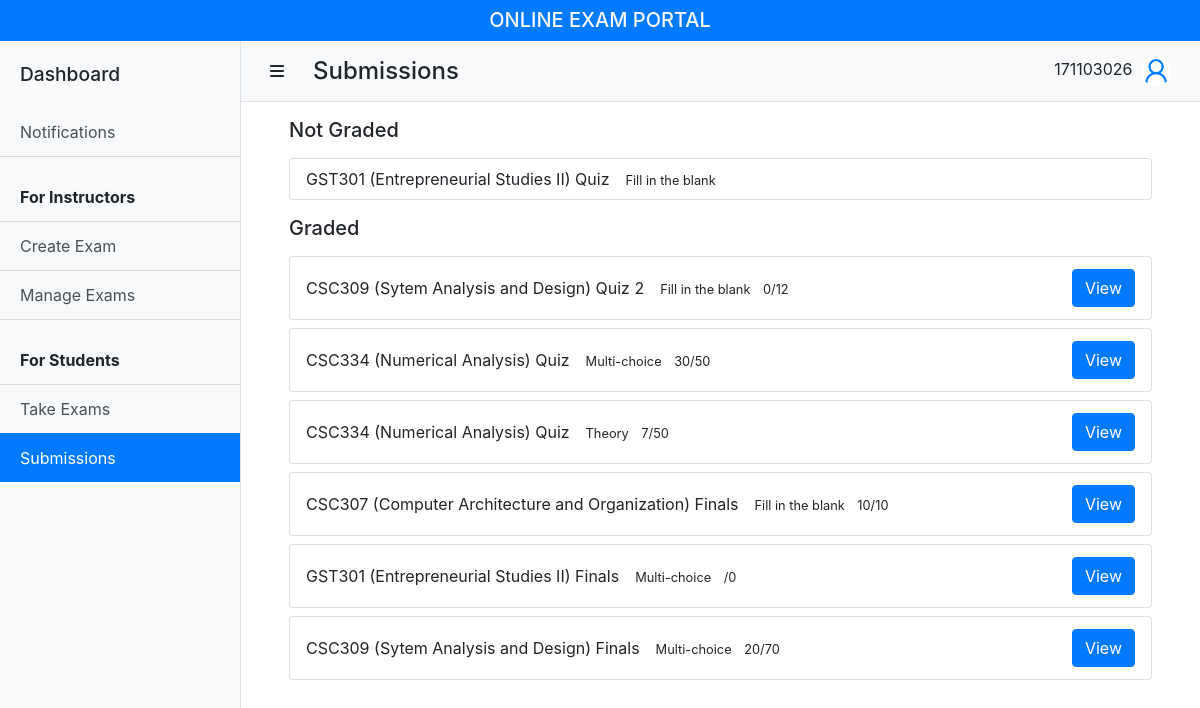
The app's page /submissions/index.php (signed in) with its own data.
### tables this page shows
CREATE TABLE `exam_assignment` (
  `exam_id` int(11) NOT NULL,
  `assignee_id` varchar(16) NOT NULL,
  `total_score` float DEFAULT NULL,
  `status_id` int(11) NOT NULL
);

CREATE TABLE `exam` (
  `exam_id` int(11) NOT NULL,
  `instructor_id` varchar(16) NOT NULL,
  `course_code` varchar(8) NOT NULL,
  `title` varchar(45) NOT NULL,
  `type_id` int(11) NOT NULL,
  `no_of_questions` int(11) NOT NULL,
  `status_id` int(11) NOT NULL DEFAULT 1,
  `invite_prefix` varchar(5) NOT NULL,
  `total_mark` float NOT NULL
);

CREATE TABLE `course` (
  `course_code` varchar(8) NOT NULL,
  `course_name` varchar(256) NOT NULL
);

CREATE TABLE `exam_type` (
  `type_id` int(11) NOT NULL,
  `value` varchar(45) NOT NULL
);

### submissions/index.php (the view, shortened to what this page needs)
<?php
require_once '../connect.php';
$userID = $_SESSION['userID'];
?>
<!DOCTYPE html>
<html lang="en">
<head>
  <link rel="stylesheet" href="https://stackpath.bootstrapcdn.com/bootstrap/4.4.1/css/bootstrap.min.css">
  <link href="../css/simple-sidebar.css" rel="stylesheet">
</head>
<?php
$sql = "SELECT a.*, e.course_code, c.course_name, e.type_id, e.title, e.total_mark, t.value AS type
  FROM exam_assignment a
  INNER JOIN exam e ON a.exam_id = e.exam_id
  INNER JOIN exam_type t ON t.type_id = e.type_id
  INNER JOIN course c ON e.course_code = c.course_code
  WHERE a.status_id = ? AND a.assignee_id = ?
  ORDER BY e.exam_id DESC";
$stmt = $conn->prepare($sql);
$stmt->bind_param('is', $assignmentStatus, $userID);
$stmt->execute();
$ungradedExams = $stmt->get_result();
$stmt->execute();
$gradedExams = $stmt->get_result();
function getDestPage($examTypeID) {
  $destPage = '';
  switch ($examTypeID) {
    case 1: $destPage = 'multi-exam.php'; break;
    case 2: $destPage = 'fill-exam.php'; break;
    default: $destPage = 'theory-exam.php';
  }
  return $destPage;
}
?>
<body>
  <?php include '../components/_header.php' ?>
  <div class="d-flex" id="wrapper">
    <?php require '../components/_sidebar.php' ?>
    <div id="page-content-wrapper">
      <?php require '../components/_navbar.php' ?>
      <div class="container py-3 px-5">
        <section id="notGradedExams">
          <h5 class="mb-3">Not Graded</h5>
          <ul class="list-unstyled">
            <?php
            if ($ungradedExams->num_rows > 0) {
              while ($exam = $ungradedExams->fetch_assoc()) {
            ?>
            <li class="card my-2">
              <div class="card-body py-2 px-3 d-flex flex-column flex-md-row justify-content-between">
                <div class="d-flex flex-column flex-xl-row align-items-xl-center">
                  <span class="mr-md-3"><?php echo "{$exam['course_code']} ({$exam['course_name']}) {$exam['title']}"; ?></span>
                  <span>
                    <small class="mr-2"><?php echo $exam['type'] ?></small>
                  </span>
                </div>
              </div>
            </li>
            <?php
              }
            } else {
              echo "No exams here";
            }
            ?>
          </ul>
        </section>
        <section id="gradedExams">
          <h5 class="mb-3">Graded</h5>
          <ul class="list-unstyled">
            <?php
            if ($gradedExams->num_rows > 0) {
              while ($exam = $gradedExams->fetch_assoc()) {
            ?>
            <li class="card my-2">
              <div class="card-body py-2 px-3 d-flex flex-column flex-md-row justify-content-between">
                <div class="d-flex flex-column flex-xl-row align-items-xl-center">
                  <span class="mr-md-3"><?php echo "{$exam['course_code']} ({$exam['course_name']}) {$exam['title']}"; ?></span>
                  <span>
                    <small class="mr-2"><?php echo $exam['type'] ?></small>
                    <small><?php echo "{$exam['total_score']}/{$exam['total_mark']}" ?></small>
                  </span>
                </div>
                <div class="mt-2 mt-md-0">
                  <a href="<?php echo getDestPage($exam['type_id']) . "?examID={$exam['exam_id']}" ?>" class="btn btn-primary d-md-block d-xl-inline-block my-1">View</a>
                </div>
              </div>
            </li>
            <?php
              }
            } else {
              echo "No exams here";
            }
            ?>
          </ul>
        </section>
      </div>
    </div>
  </div>
</body>
</html>

### css/simple-sidebar.css (style rules this page uses)
body { overflow-x: hidden; }
#page-content-wrapper { min-width: 100vw; }
@media (min-width: 992px) { #page-content-wrapper { min-width: 0; width: 100%; } }

### records on screen
exam_assignment: exam.course_code "GST301", course.course_name "Entrepreneurial Studies II", exam.title "Quiz", exam_type.value "Fill in the blank"
exam_assignment: exam.course_code "CSC309", course.course_name "Sytem Analysis and Design", exam.title "Quiz 2", exam_type.value "Fill in the blank", total_score "0", exam.total_mark "12"
exam_assignment: exam.course_code "CSC334", course.course_name "Numerical Analysis", exam.title "Quiz", exam_type.value "Multi-choice", total_score "30", exam.total_mark "50"
exam_assignment: exam.course_code "CSC334", course.course_name "Numerical Analysis", exam.title "Quiz", exam_type.value "Theory", total_score "7", exam.total_mark "50"
exam_assignment: exam.course_code "CSC307", course.course_name "Computer Architecture and Organization", exam.title "Finals", exam_type.value "Fill in the blank", total_score "10", exam.total_mark "10"
exam_assignment: exam.course_code "GST301", course.course_name "Entrepreneurial Studies II", exam.title "Finals", exam_type.value "Multi-choice", exam.total_mark "0"
exam_assignment: exam.course_code "CSC309", course.course_name "Sytem Analysis and Design", exam.title "Finals", exam_type.value "Multi-choice", total_score "20", exam.total_mark "70"

### other values on screen
$userID "171103026"
